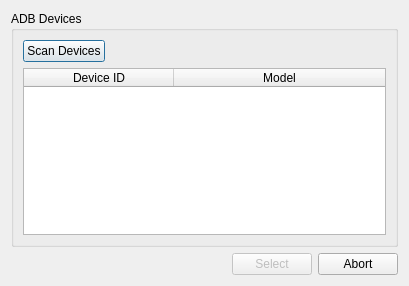
<?xml version="1.0" encoding="UTF-8"?>
<ui version="4.0">
 <class>AdbSelectDeviceDialog</class>
 <widget class="QDialog" name="AdbSelectDeviceDialog">
  <property name="geometry">
   <rect>
    <x>0</x>
    <y>0</y>
    <width>409</width>
    <height>286</height>
   </rect>
  </property>
  <property name="windowTitle">
   <string>ADB Device Selection</string>
  </property>
  <layout class="QGridLayout" name="gridLayout_2">
   <item row="0" column="0" colspan="3">
    <widget class="QGroupBox" name="groupBox">
     <property name="title">
      <string>ADB Devices</string>
     </property>
     <layout class="QGridLayout" name="gridLayout">
      <item row="0" column="0">
       <widget class="QPushButton" name="pushButtonRefresh">
        <property name="text">
         <string>Scan Devices</string>
        </property>
       </widget>
      </item>
      <item row="0" column="1">
       <spacer name="horizontalSpacer_2">
        <property name="orientation">
         <enum>Qt::Horizontal</enum>
        </property>
        <property name="sizeHint" stdset="0">
         <size>
          <width>261</width>
          <height>20</height>
         </size>
        </property>
       </spacer>
      </item>
      <item row="1" column="0" colspan="2">
       <widget class="QTableWidget" name="tableWidget">
        <property name="editTriggers">
         <set>QAbstractItemView::NoEditTriggers</set>
        </property>
        <property name="selectionMode">
         <enum>QAbstractItemView::SingleSelection</enum>
        </property>
        <property name="selectionBehavior">
         <enum>QAbstractItemView::SelectRows</enum>
        </property>
        <attribute name="horizontalHeaderDefaultSectionSize">
         <number>150</number>
        </attribute>
        <attribute name="horizontalHeaderStretchLastSection">
         <bool>true</bool>
        </attribute>
        <attribute name="verticalHeaderVisible">
         <bool>false</bool>
        </attribute>
        <column>
         <property name="text">
          <string>Device ID</string>
         </property>
        </column>
        <column>
         <property name="text">
          <string>Model</string>
         </property>
        </column>
       </widget>
      </item>
     </layout>
    </widget>
   </item>
   <item row="1" column="0">
    <spacer name="horizontalSpacer">
     <property name="orientation">
      <enum>Qt::Horizontal</enum>
     </property>
     <property name="sizeHint" stdset="0">
      <size>
       <width>222</width>
       <height>20</height>
      </size>
     </property>
    </spacer>
   </item>
   <item row="1" column="1">
    <widget class="QPushButton" name="pushButtonOk">
     <property name="enabled">
      <bool>false</bool>
     </property>
     <property name="text">
      <string>Select</string>
     </property>
    </widget>
   </item>
   <item row="1" column="2">
    <widget class="QPushButton" name="pushButtonAbort">
     <property name="text">
      <string>Abort</string>
     </property>
    </widget>
   </item>
  </layout>
 </widget>
 <resources/>
 <connections>
  <connection>
   <sender>pushButtonAbort</sender>
   <signal>clicked()</signal>
   <receiver>AdbSelectDeviceDialog</receiver>
   <slot>reject()</slot>
   <hints>
    <hint type="sourcelabel">
     <x>363</x>
     <y>257</y>
    </hint>
    <hint type="destinationlabel">
     <x>204</x>
     <y>142</y>
    </hint>
   </hints>
  </connection>
  <connection>
   <sender>pushButtonOk</sender>
   <signal>clicked()</signal>
   <receiver>AdbSelectDeviceDialog</receiver>
   <slot>accept()</slot>
   <hints>
    <hint type="sourcelabel">
     <x>283</x>
     <y>257</y>
    </hint>
    <hint type="destinationlabel">
     <x>204</x>
     <y>142</y>
    </hint>
   </hints>
  </connection>
 </connections>
</ui>
